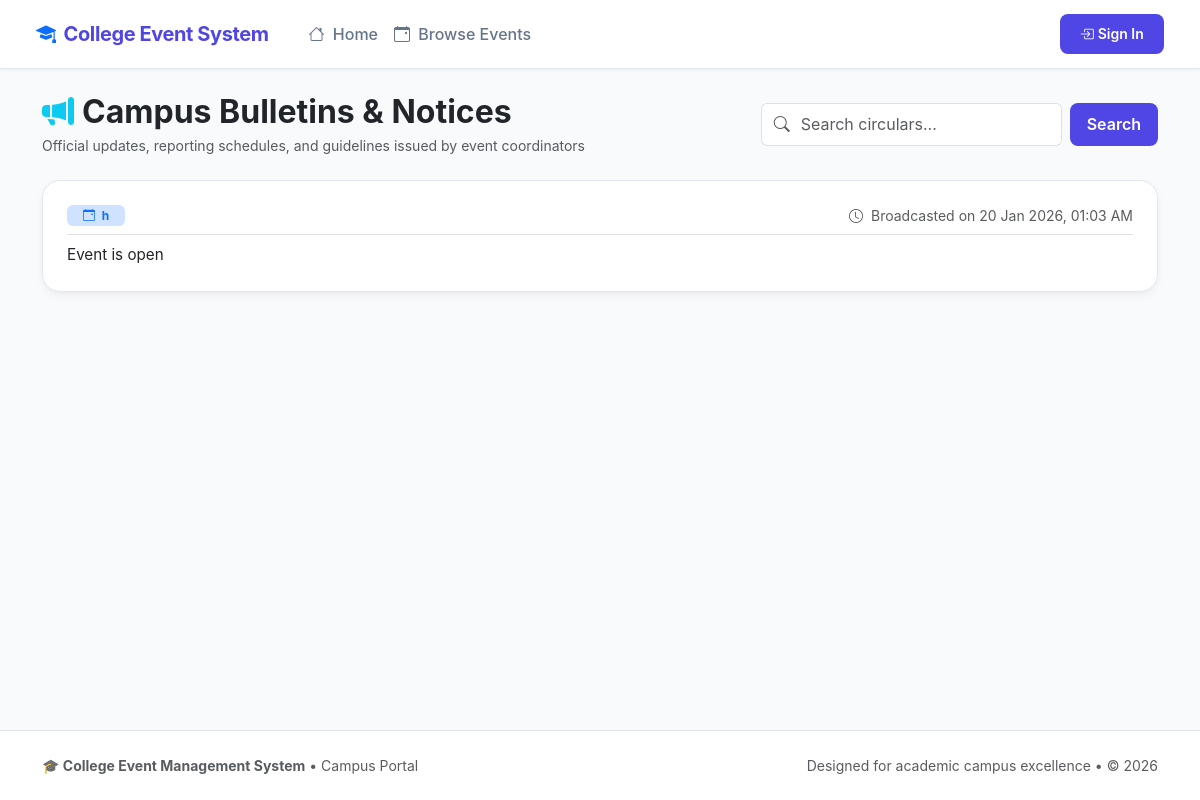
The app's page /announcements.php with its own data.
### tables this page shows
CREATE TABLE `announcements` (
  `id` int(11) NOT NULL,
  `event_id` int(11) NOT NULL,
  `message` text NOT NULL,
  `created_at` datetime DEFAULT current_timestamp()
);

CREATE TABLE `events` (
  `id` int(11) NOT NULL,
  `title` varchar(150) NOT NULL,
  `description` text DEFAULT NULL,
  `event_date` date NOT NULL,
  `venue` varchar(100) DEFAULT NULL,
  `created_by` int(11) NOT NULL,
  `status` enum('open','closed','completed') DEFAULT 'open'
);

### includes/helpers.php (called while the page is built, shortened)
<?php
function e($value) {
    return htmlspecialchars($value ?? '', ENT_QUOTES, 'UTF-8');
}

### announcements.php (the view, shortened to what this page needs)
<?php
require_once __DIR__ . '/includes/db.php';
require_once __DIR__ . '/includes/helpers.php';
$search = trim($_GET['q'] ?? '');
$sql = "
    SELECT a.id, a.message, a.created_at, e.title AS event_title, e.event_date
    FROM announcements a
    JOIN events e ON a.event_id = e.id
    WHERE 1=1
";
$sql .= " ORDER BY a.created_at DESC";
$stmt = mysqli_prepare($conn, $sql);
mysqli_stmt_execute($stmt);
$ann_res = mysqli_stmt_get_result($stmt);
include __DIR__ . '/includes/header.php';
include __DIR__ . '/includes/navbar.php';
?>
<div class="container py-4">
    <div class="d-flex flex-column flex-md-row justify-content-between align-items-md-center gap-3 mb-4">
        <div>
            <h2 class="fw-bold tracking-tight text-dark mb-1">
                <i class="bi bi-megaphone-fill text-info me-2"></i>Campus Bulletins &amp; Notices
            </h2>
            <p class="text-muted small mb-0">Official updates, reporting schedules, and guidelines issued by event coordinators</p>
        </div>
        <form method="get" class="d-flex gap-2">
            <div class="input-group">
                <span class="input-group-text bg-white text-muted border-end-0"><i class="bi bi-search"></i></span>
                <input type="text" name="q" class="form-control border-start-0 ps-0"
                       placeholder="Search circulars..." value="<?php echo e($search); ?>">
            </div>
            <button type="submit" class="btn btn-cems-primary px-3">Search</button>
        </form>
    </div>
    <div class="row g-3">
        <?php if ($ann_res && mysqli_num_rows($ann_res) > 0): ?>
            <?php while ($a = mysqli_fetch_assoc($ann_res)): ?>
                <div class="col-12">
                    <div class="cems-card p-3 p-md-4 cems-card-hover">
                        <div class="d-flex flex-column flex-sm-row justify-content-between align-items-sm-center gap-2 mb-2 pb-2 border-bottom">
                            <span class="badge bg-primary-subtle text-primary fw-bold px-3 py-1">
                                <i class="bi bi-calendar-event me-1"></i> <?php echo e($a['event_title']); ?>
                            </span>
                            <span class="text-muted small">
                                <i class="bi bi-clock me-1"></i> Broadcasted on <?php echo date("d M Y, h:i A", strtotime($a['created_at'])); ?>
                            </span>
                        </div>
                        <div class="text-dark mt-2" style="font-size: 0.95rem; line-height: 1.6;">
                            <?php echo nl2br(e($a['message'])); ?>
                        </div>
                    </div>
                </div>
            <?php endwhile; ?>
        <?php endif; ?>
    </div>
</div>
<?php
include __DIR__ . '/includes/footer.php';
?>

### assets/css/theme.css (style rules this page uses)
:root { --c-primary: #4f46e5; --c-primary-hover: #4338ca; --c-primary-subtle: #eef2ff; --c-primary-border: #c7d2fe; --c-secondary: #0ea5e9; --c-secondary-subtle: #f0f9ff; --c-accent-coral: #f43f5e; --c-accent-coral-subtle: #fff1f2; --c-accent-amber: #f59e0b; --c-accent-amber-subtle: #fffbeb; --c-accent-emerald: #10b981; --c-accent-emerald-subtle: #ecfdf5; --c-dark: #0f172a; --c-text-main: #1e293b; --c-text-muted: #64748b; --c-border: #e2e8f0; --c-border-light: #f1f5f9; --c-bg: #f8fafc; --c-surface: #ffffff; --c-surface-card: #ffffff; --font-sans: 'Inter', system-ui, -apple-system, BlinkMacSystemFont, 'Segoe UI', Roboto, sans-serif; --radius-sm: 8px; --radius-md: 12px; --radius-lg: 18px; --radius-xl: 24px; --shadow-subtle: 0 1px 3px rgba(15, 23, 42, 0.06); --shadow-card: 0 4px 12px -2px rgba(15, 23, 42, 0.06), 0 2px 6px -2px rgba(15, 23, 42, 0.04); --shadow-hover: 0 12px 24px -4px rgba(15, 23, 42, 0.1), 0 4px 8px -4px rgba(15, 23, 42, 0.05); --t-standard: all 0.22s cubic-bezier(0.4, 0, 0.2, 1); }
body { font-family: var(--font-sans); background-color: var(--c-bg); color: var(--c-text-main); min-height: 100vh; display: flex; flex-direction: column; -webkit-font-smoothing: antialiased; }
.cems-card { background: var(--c-surface); border: 1px solid var(--c-border); border-radius: var(--radius-lg); padding: 1.75rem; box-shadow: var(--shadow-card); transition: var(--t-standard); }
.btn-cems-primary { background: var(--c-primary); color: white; border: 1px solid transparent; font-weight: 600; border-radius: var(--radius-sm); padding: 0.55rem 1.2rem; transition: var(--t-standard); }

### records on screen
announcements: event.title "h", created_at "20 Jan 2026, 01:03 AM", message "Event is open"
